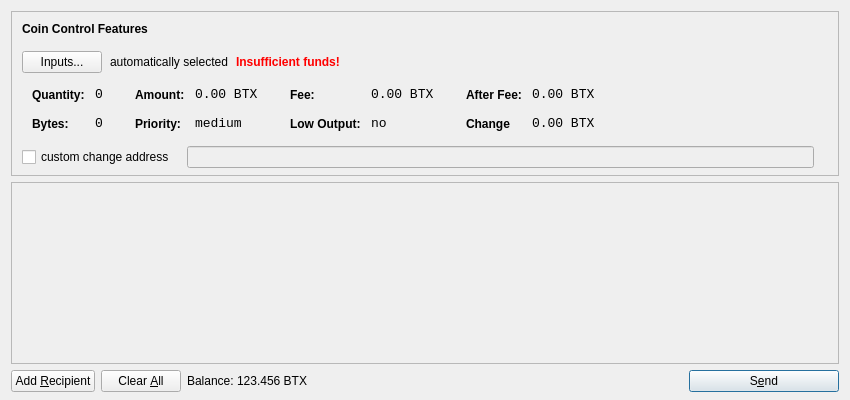
<?xml version="1.0" encoding="UTF-8"?>
<ui version="4.0">
 <class>SendCoinsDialog</class>
 <widget class="QDialog" name="SendCoinsDialog">
  <property name="geometry">
   <rect>
    <x>0</x>
    <y>0</y>
    <width>850</width>
    <height>400</height>
   </rect>
  </property>
  <property name="windowTitle">
   <string>Send Coins</string>
  </property>
  <layout class="QVBoxLayout" name="verticalLayout" stretch="0,1,0">
   <property name="bottomMargin">
    <number>8</number>
   </property>
   <item>
    <widget class="QFrame" name="frameCoinControl">
     <property name="sizePolicy">
      <sizepolicy hsizetype="Expanding" vsizetype="Expanding">
       <horstretch>0</horstretch>
       <verstretch>0</verstretch>
      </sizepolicy>
     </property>
     <property name="maximumSize">
      <size>
       <width>16777215</width>
       <height>16777215</height>
      </size>
     </property>
     <property name="frameShape">
      <enum>QFrame::StyledPanel</enum>
     </property>
     <property name="frameShadow">
      <enum>QFrame::Sunken</enum>
     </property>
     <layout class="QVBoxLayout" name="verticalLayoutCoinControl2">
      <property name="spacing">
       <number>-1</number>
      </property>
      <property name="leftMargin">
       <number>0</number>
      </property>
      <property name="topMargin">
       <number>0</number>
      </property>
      <property name="rightMargin">
       <number>0</number>
      </property>
      <property name="bottomMargin">
       <number>6</number>
      </property>
      <item>
       <layout class="QVBoxLayout" name="verticalLayoutCoinControl" stretch="0,0,0,0,1">
        <property name="spacing">
         <number>0</number>
        </property>
        <property name="leftMargin">
         <number>10</number>
        </property>
        <property name="topMargin">
         <number>10</number>
        </property>
        <item>
         <layout class="QHBoxLayout" name="horizontalLayoutCoinControl1">
          <property name="bottomMargin">
           <number>15</number>
          </property>
          <item>
           <widget class="QLabel" name="labelCoinControlFeatures">
            <property name="sizePolicy">
             <sizepolicy hsizetype="Preferred" vsizetype="Maximum">
              <horstretch>0</horstretch>
              <verstretch>0</verstretch>
             </sizepolicy>
            </property>
            <property name="font">
             <font>
              <weight>75</weight>
              <bold>true</bold>
             </font>
            </property>
            <property name="styleSheet">
             <string notr="true">font-weight:bold;</string>
            </property>
            <property name="text">
             <string>Coin Control Features</string>
            </property>
           </widget>
          </item>
         </layout>
        </item>
        <item>
         <layout class="QHBoxLayout" name="horizontalLayoutCoinControl2" stretch="0,0,0,0">
          <property name="spacing">
           <number>8</number>
          </property>
          <property name="bottomMargin">
           <number>10</number>
          </property>
          <item>
           <widget class="QPushButton" name="pushButtonCoinControl">
            <property name="styleSheet">
             <string notr="true"/>
            </property>
            <property name="text">
             <string>Inputs...</string>
            </property>
           </widget>
          </item>
          <item>
           <widget class="QLabel" name="labelCoinControlAutomaticallySelected">
            <property name="text">
             <string>automatically selected</string>
            </property>
            <property name="margin">
             <number>5</number>
            </property>
           </widget>
          </item>
          <item>
           <widget class="QLabel" name="labelCoinControlInsuffFunds">
            <property name="font">
             <font>
              <weight>75</weight>
              <bold>true</bold>
             </font>
            </property>
            <property name="styleSheet">
             <string notr="true">color:red;font-weight:bold;</string>
            </property>
            <property name="text">
             <string>Insufficient funds!</string>
            </property>
            <property name="margin">
             <number>5</number>
            </property>
           </widget>
          </item>
          <item>
           <spacer name="horizontalSpacerCoinControl">
            <property name="orientation">
             <enum>Qt::Horizontal</enum>
            </property>
            <property name="sizeHint" stdset="0">
             <size>
              <width>40</width>
              <height>1</height>
             </size>
            </property>
           </spacer>
          </item>
         </layout>
        </item>
        <item>
         <widget class="QWidget" name="widgetCoinControl" native="true">
          <property name="sizePolicy">
           <sizepolicy hsizetype="Preferred" vsizetype="Preferred">
            <horstretch>0</horstretch>
            <verstretch>0</verstretch>
           </sizepolicy>
          </property>
          <property name="minimumSize">
           <size>
            <width>0</width>
            <height>0</height>
           </size>
          </property>
          <property name="styleSheet">
           <string notr="true"/>
          </property>
          <layout class="QHBoxLayout" name="horizontalLayoutCoinControl5">
           <property name="margin">
            <number>0</number>
           </property>
           <item>
            <layout class="QHBoxLayout" name="horizontalLayoutCoinControl3" stretch="0,0,0,1">
             <property name="spacing">
              <number>20</number>
             </property>
             <property name="topMargin">
              <number>0</number>
             </property>
             <property name="bottomMargin">
              <number>10</number>
             </property>
             <item>
              <layout class="QFormLayout" name="formLayoutCoinControl1">
               <property name="horizontalSpacing">
                <number>10</number>
               </property>
               <property name="verticalSpacing">
                <number>14</number>
               </property>
               <property name="leftMargin">
                <number>10</number>
               </property>
               <property name="topMargin">
                <number>4</number>
               </property>
               <property name="rightMargin">
                <number>6</number>
               </property>
               <item row="0" column="0">
                <widget class="QLabel" name="labelCoinControlQuantityText">
                 <property name="styleSheet">
                  <string notr="true">font-weight:bold;</string>
                 </property>
                 <property name="text">
                  <string>Quantity:</string>
                 </property>
                 <property name="margin">
                  <number>0</number>
                 </property>
                </widget>
               </item>
               <item row="0" column="1">
                <widget class="QLabel" name="labelCoinControlQuantity">
                 <property name="font">
                  <font>
                   <family>Monospace</family>
                   <pointsize>10</pointsize>
                  </font>
                 </property>
                 <property name="cursor">
                  <cursorShape>IBeamCursor</cursorShape>
                 </property>
                 <property name="contextMenuPolicy">
                  <enum>Qt::ActionsContextMenu</enum>
                 </property>
                 <property name="text">
                  <string>0</string>
                 </property>
                 <property name="margin">
                  <number>0</number>
                 </property>
                 <property name="textInteractionFlags">
                  <set>Qt::LinksAccessibleByMouse|Qt::TextSelectableByKeyboard|Qt::TextSelectableByMouse</set>
                 </property>
                </widget>
               </item>
               <item row="1" column="0">
                <widget class="QLabel" name="labelCoinControlBytesText">
                 <property name="styleSheet">
                  <string notr="true">font-weight:bold;</string>
                 </property>
                 <property name="text">
                  <string>Bytes:</string>
                 </property>
                </widget>
               </item>
               <item row="1" column="1">
                <widget class="QLabel" name="labelCoinControlBytes">
                 <property name="font">
                  <font>
                   <family>Monospace</family>
                   <pointsize>10</pointsize>
                  </font>
                 </property>
                 <property name="cursor">
                  <cursorShape>IBeamCursor</cursorShape>
                 </property>
                 <property name="contextMenuPolicy">
                  <enum>Qt::ActionsContextMenu</enum>
                 </property>
                 <property name="text">
                  <string>0</string>
                 </property>
                 <property name="textInteractionFlags">
                  <set>Qt::LinksAccessibleByMouse|Qt::TextSelectableByKeyboard|Qt::TextSelectableByMouse</set>
                 </property>
                </widget>
               </item>
              </layout>
             </item>
             <item>
              <layout class="QFormLayout" name="formLayoutCoinControl2">
               <property name="horizontalSpacing">
                <number>10</number>
               </property>
               <property name="verticalSpacing">
                <number>14</number>
               </property>
               <property name="leftMargin">
                <number>6</number>
               </property>
               <property name="topMargin">
                <number>4</number>
               </property>
               <property name="rightMargin">
                <number>6</number>
               </property>
               <item row="0" column="0">
                <widget class="QLabel" name="labelCoinControlAmountText">
                 <property name="styleSheet">
                  <string notr="true">font-weight:bold;</string>
                 </property>
                 <property name="text">
                  <string>Amount:</string>
                 </property>
                 <property name="margin">
                  <number>0</number>
                 </property>
                </widget>
               </item>
               <item row="0" column="1">
                <widget class="QLabel" name="labelCoinControlAmount">
                 <property name="font">
                  <font>
                   <family>Monospace</family>
                   <pointsize>10</pointsize>
                  </font>
                 </property>
                 <property name="cursor">
                  <cursorShape>IBeamCursor</cursorShape>
                 </property>
                 <property name="contextMenuPolicy">
                  <enum>Qt::ActionsContextMenu</enum>
                 </property>
                 <property name="text">
                  <string>0.00 BTX</string>
                 </property>
                 <property name="textInteractionFlags">
                  <set>Qt::LinksAccessibleByMouse|Qt::TextSelectableByKeyboard|Qt::TextSelectableByMouse</set>
                 </property>
                </widget>
               </item>
               <item row="1" column="0">
                <widget class="QLabel" name="labelCoinControlPriorityText">
                 <property name="styleSheet">
                  <string notr="true">font-weight:bold;</string>
                 </property>
                 <property name="text">
                  <string>Priority:</string>
                 </property>
                </widget>
               </item>
               <item row="1" column="1">
                <widget class="QLabel" name="labelCoinControlPriority">
                 <property name="font">
                  <font>
                   <family>Monospace</family>
                   <pointsize>10</pointsize>
                  </font>
                 </property>
                 <property name="cursor">
                  <cursorShape>IBeamCursor</cursorShape>
                 </property>
                 <property name="contextMenuPolicy">
                  <enum>Qt::ActionsContextMenu</enum>
                 </property>
                 <property name="text">
                  <string>medium</string>
                 </property>
                 <property name="textInteractionFlags">
                  <set>Qt::LinksAccessibleByMouse|Qt::TextSelectableByKeyboard|Qt::TextSelectableByMouse</set>
                 </property>
                </widget>
               </item>
              </layout>
             </item>
             <item>
              <layout class="QFormLayout" name="formLayoutCoinControl3">
               <property name="horizontalSpacing">
                <number>10</number>
               </property>
               <property name="verticalSpacing">
                <number>14</number>
               </property>
               <property name="leftMargin">
                <number>6</number>
               </property>
               <property name="topMargin">
                <number>4</number>
               </property>
               <property name="rightMargin">
                <number>6</number>
               </property>
               <item row="0" column="0">
                <widget class="QLabel" name="labelCoinControlFeeText">
                 <property name="styleSheet">
                  <string notr="true">font-weight:bold;</string>
                 </property>
                 <property name="text">
                  <string>Fee:</string>
                 </property>
                 <property name="margin">
                  <number>0</number>
                 </property>
                </widget>
               </item>
               <item row="0" column="1">
                <widget class="QLabel" name="labelCoinControlFee">
                 <property name="font">
                  <font>
                   <family>Monospace</family>
                   <pointsize>10</pointsize>
                  </font>
                 </property>
                 <property name="cursor">
                  <cursorShape>IBeamCursor</cursorShape>
                 </property>
                 <property name="contextMenuPolicy">
                  <enum>Qt::ActionsContextMenu</enum>
                 </property>
                 <property name="text">
                  <string>0.00 BTX</string>
                 </property>
                 <property name="textInteractionFlags">
                  <set>Qt::LinksAccessibleByMouse|Qt::TextSelectableByKeyboard|Qt::TextSelectableByMouse</set>
                 </property>
                </widget>
               </item>
               <item row="1" column="0">
                <widget class="QLabel" name="labelCoinControlLowOutputText">
                 <property name="styleSheet">
                  <string notr="true">font-weight:bold;</string>
                 </property>
                 <property name="text">
                  <string>Low Output:</string>
                 </property>
                </widget>
               </item>
               <item row="1" column="1">
                <widget class="QLabel" name="labelCoinControlLowOutput">
                 <property name="font">
                  <font>
                   <family>Monospace</family>
                   <pointsize>10</pointsize>
                  </font>
                 </property>
                 <property name="cursor">
                  <cursorShape>IBeamCursor</cursorShape>
                 </property>
                 <property name="contextMenuPolicy">
                  <enum>Qt::ActionsContextMenu</enum>
                 </property>
                 <property name="text">
                  <string>no</string>
                 </property>
                 <property name="textInteractionFlags">
                  <set>Qt::LinksAccessibleByMouse|Qt::TextSelectableByKeyboard|Qt::TextSelectableByMouse</set>
                 </property>
                </widget>
               </item>
              </layout>
             </item>
             <item>
              <layout class="QFormLayout" name="formLayoutCoinControl4">
               <property name="horizontalSpacing">
                <number>10</number>
               </property>
               <property name="verticalSpacing">
                <number>14</number>
               </property>
               <property name="leftMargin">
                <number>6</number>
               </property>
               <property name="topMargin">
                <number>4</number>
               </property>
               <property name="rightMargin">
                <number>6</number>
               </property>
               <item row="0" column="0">
                <widget class="QLabel" name="labelCoinControlAfterFeeText">
                 <property name="styleSheet">
                  <string notr="true">font-weight:bold;</string>
                 </property>
                 <property name="text">
                  <string>After Fee:</string>
                 </property>
                 <property name="margin">
                  <number>0</number>
                 </property>
                </widget>
               </item>
               <item row="0" column="1">
                <widget class="QLabel" name="labelCoinControlAfterFee">
                 <property name="font">
                  <font>
                   <family>Monospace</family>
                   <pointsize>10</pointsize>
                  </font>
                 </property>
                 <property name="cursor">
                  <cursorShape>IBeamCursor</cursorShape>
                 </property>
                 <property name="contextMenuPolicy">
                  <enum>Qt::ActionsContextMenu</enum>
                 </property>
                 <property name="text">
                  <string>0.00 BTX</string>
                 </property>
                 <property name="textInteractionFlags">
                  <set>Qt::LinksAccessibleByMouse|Qt::TextSelectableByKeyboard|Qt::TextSelectableByMouse</set>
                 </property>
                </widget>
               </item>
               <item row="1" column="0">
                <widget class="QLabel" name="labelCoinControlChangeText">
                 <property name="styleSheet">
                  <string notr="true">font-weight:bold;</string>
                 </property>
                 <property name="text">
                  <string>Change</string>
                 </property>
                </widget>
               </item>
               <item row="1" column="1">
                <widget class="QLabel" name="labelCoinControlChange">
                 <property name="font">
                  <font>
                   <family>Monospace</family>
                   <pointsize>10</pointsize>
                  </font>
                 </property>
                 <property name="cursor">
                  <cursorShape>IBeamCursor</cursorShape>
                 </property>
                 <property name="contextMenuPolicy">
                  <enum>Qt::ActionsContextMenu</enum>
                 </property>
                 <property name="text">
                  <string>0.00 BTX</string>
                 </property>
                 <property name="textInteractionFlags">
                  <set>Qt::LinksAccessibleByMouse|Qt::TextSelectableByKeyboard|Qt::TextSelectableByMouse</set>
                 </property>
                </widget>
               </item>
              </layout>
             </item>
            </layout>
           </item>
          </layout>
         </widget>
        </item>
        <item>
         <layout class="QHBoxLayout" name="horizontalLayoutCoinControl4" stretch="0,0,0">
          <property name="spacing">
           <number>12</number>
          </property>
          <property name="sizeConstraint">
           <enum>QLayout::SetDefaultConstraint</enum>
          </property>
          <property name="topMargin">
           <number>5</number>
          </property>
          <property name="rightMargin">
           <number>5</number>
          </property>
          <item>
           <widget class="QCheckBox" name="checkBoxCoinControlChange">
            <property name="text">
             <string>custom change address</string>
            </property>
           </widget>
          </item>
          <item>
           <widget class="QLineEdit" name="lineEditCoinControlChange">
            <property name="enabled">
             <bool>false</bool>
            </property>
            <property name="sizePolicy">
             <sizepolicy hsizetype="Expanding" vsizetype="Fixed">
              <horstretch>0</horstretch>
              <verstretch>0</verstretch>
             </sizepolicy>
            </property>
           </widget>
          </item>
          <item>
           <widget class="QLabel" name="labelCoinControlChangeLabel">
            <property name="sizePolicy">
             <sizepolicy hsizetype="Preferred" vsizetype="Expanding">
              <horstretch>0</horstretch>
              <verstretch>0</verstretch>
             </sizepolicy>
            </property>
            <property name="minimumSize">
             <size>
              <width>0</width>
              <height>0</height>
             </size>
            </property>
            <property name="text">
             <string/>
            </property>
            <property name="margin">
             <number>3</number>
            </property>
           </widget>
          </item>
         </layout>
        </item>
        <item>
         <spacer name="verticalSpacerCoinControl">
          <property name="orientation">
           <enum>Qt::Vertical</enum>
          </property>
          <property name="sizeHint" stdset="0">
           <size>
            <width>800</width>
            <height>1</height>
           </size>
          </property>
         </spacer>
        </item>
       </layout>
      </item>
     </layout>
    </widget>
   </item>
   <item>
    <widget class="QScrollArea" name="scrollArea">
     <property name="widgetResizable">
      <bool>true</bool>
     </property>
     <widget class="QWidget" name="scrollAreaWidgetContents">
      <property name="geometry">
       <rect>
        <x>0</x>
        <y>0</y>
        <width>830</width>
        <height>165</height>
       </rect>
      </property>
      <layout class="QVBoxLayout" name="verticalLayout_2">
       <property name="margin">
        <number>0</number>
       </property>
       <item>
        <layout class="QVBoxLayout" name="entries">
         <property name="spacing">
          <number>6</number>
         </property>
        </layout>
       </item>
       <item>
        <spacer name="verticalSpacer">
         <property name="orientation">
          <enum>Qt::Vertical</enum>
         </property>
         <property name="sizeHint" stdset="0">
          <size>
           <width>20</width>
           <height>40</height>
          </size>
         </property>
        </spacer>
       </item>
      </layout>
     </widget>
    </widget>
   </item>
   <item>
    <layout class="QHBoxLayout" name="horizontalLayout">
     <item>
      <widget class="QPushButton" name="addButton">
       <property name="toolTip">
        <string>Send to multiple recipients at once</string>
       </property>
       <property name="text">
        <string>Add &amp;Recipient</string>
       </property>
       <property name="icon">
        <iconset resource="../bitcoin.qrc">
         <normaloff>:/icons/add</normaloff>:/icons/add</iconset>
       </property>
       <property name="autoDefault">
        <bool>false</bool>
       </property>
      </widget>
     </item>
     <item>
      <widget class="QPushButton" name="clearButton">
       <property name="sizePolicy">
        <sizepolicy hsizetype="Minimum" vsizetype="Fixed">
         <horstretch>0</horstretch>
         <verstretch>0</verstretch>
        </sizepolicy>
       </property>
       <property name="toolTip">
        <string>Remove all transaction fields</string>
       </property>
       <property name="text">
        <string>Clear &amp;All</string>
       </property>
       <property name="icon">
        <iconset resource="../bitcoin.qrc">
         <normaloff>:/icons/remove</normaloff>:/icons/remove</iconset>
       </property>
       <property name="autoRepeatDelay">
        <number>300</number>
       </property>
       <property name="autoDefault">
        <bool>false</bool>
       </property>
      </widget>
     </item>
     <item>
      <layout class="QHBoxLayout" name="horizontalLayout_2">
       <property name="spacing">
        <number>3</number>
       </property>
       <item>
        <widget class="QLabel" name="label">
         <property name="sizePolicy">
          <sizepolicy hsizetype="Preferred" vsizetype="Fixed">
           <horstretch>0</horstretch>
           <verstretch>0</verstretch>
          </sizepolicy>
         </property>
         <property name="text">
          <string>Balance:</string>
         </property>
        </widget>
       </item>
       <item>
        <widget class="QLabel" name="labelBalance">
         <property name="sizePolicy">
          <sizepolicy hsizetype="Preferred" vsizetype="Fixed">
           <horstretch>0</horstretch>
           <verstretch>0</verstretch>
          </sizepolicy>
         </property>
         <property name="cursor">
          <cursorShape>IBeamCursor</cursorShape>
         </property>
         <property name="text">
          <string>123.456 BTX</string>
         </property>
         <property name="textInteractionFlags">
          <set>Qt::LinksAccessibleByMouse|Qt::TextSelectableByKeyboard|Qt::TextSelectableByMouse</set>
         </property>
        </widget>
       </item>
      </layout>
     </item>
     <item>
      <spacer name="horizontalSpacer">
       <property name="orientation">
        <enum>Qt::Horizontal</enum>
       </property>
       <property name="sizeHint" stdset="0">
        <size>
         <width>40</width>
         <height>20</height>
        </size>
       </property>
      </spacer>
     </item>
     <item>
      <widget class="QPushButton" name="sendButton">
       <property name="minimumSize">
        <size>
         <width>150</width>
         <height>0</height>
        </size>
       </property>
       <property name="toolTip">
        <string>Confirm the send action</string>
       </property>
       <property name="text">
        <string>S&amp;end</string>
       </property>
       <property name="icon">
        <iconset resource="../bitcoin.qrc">
         <normaloff>:/icons/send</normaloff>:/icons/send</iconset>
       </property>
       <property name="default">
        <bool>true</bool>
       </property>
      </widget>
     </item>
    </layout>
   </item>
  </layout>
 </widget>
 <resources>
  <include location="../bitcoin.qrc"/>
 </resources>
 <connections/>
</ui>
